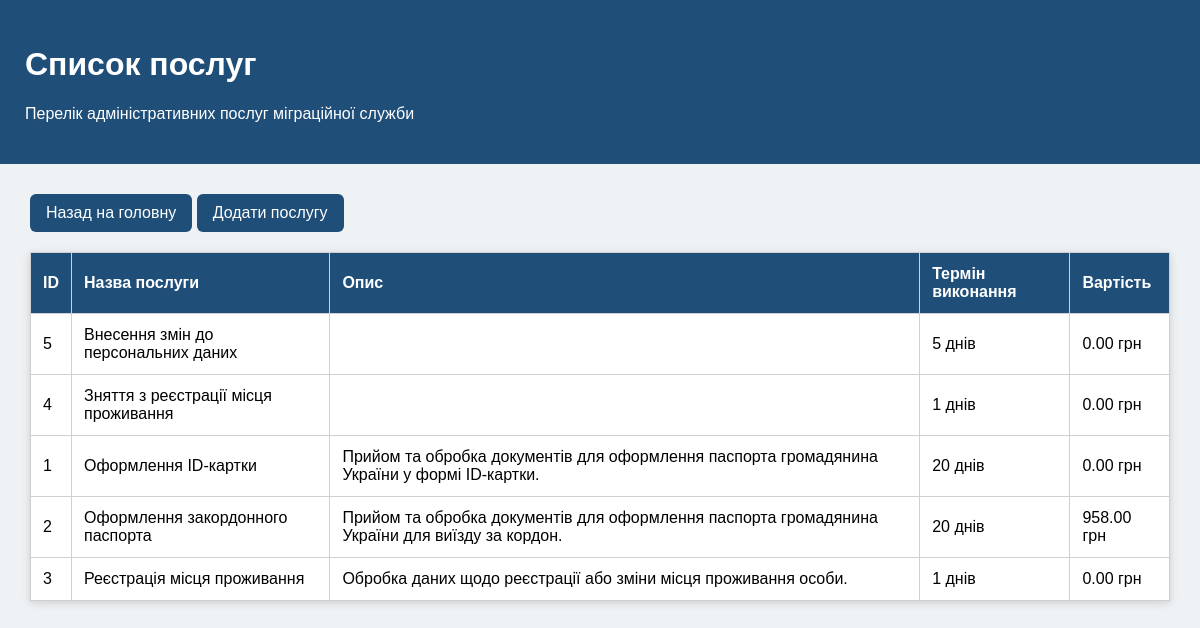
/services/ (signed in), run on the app's committed database.
### records/models.py (models this page shows, shortened)
class Service(models.Model):
    name = models.CharField("Назва послуги", max_length=100)
    description = models.TextField("Опис послуги", blank=True)
    processing_days = models.PositiveIntegerField("Термін виконання, днів")
    price = models.DecimalField("Вартість", max_digits=8, decimal_places=2, default=0)
    class Meta:
        verbose_name = "Послуга"
        verbose_name_plural = "Послуги"

### records/views.py (the view)
# urls.py: path("services/", views.services_list, name="services_list"),
@login_required
def services_list(request):
    services = Service.objects.all().order_by("name")
    context = {
        "services": services,
    }
    return render(request, "records/services_list.html", context)

### records/templates/records/services_list.html (shortened to what this page needs)
<!DOCTYPE html>
<html lang="uk">
<head>
</head>
<body>
    <div class="header">
        <h1>Список послуг</h1>
        <p>Перелік адміністративних послуг міграційної служби</p>
    </div>
    <div class="content">
        <a class="button" href="/">Назад на головну</a>
        <a class="button" href="/admin/records/service/add/">Додати послугу</a>
        <table>
            <tr>
                <th>ID</th>
                <th>Назва послуги</th>
                <th>Опис</th>
                <th>Термін виконання</th>
                <th>Вартість</th>
            </tr>
            {% for service in services %}
            <tr>
                <td>{{ service.id }}</td>
                <td>{{ service.name }}</td>
                <td>{{ service.description }}</td>
                <td>{{ service.processing_days }} днів</td>
                <td>{{ service.price }} грн</td>
            </tr>
            {% empty %}
            <tr>
                <td colspan="5">Послуг поки що немає.</td>
            </tr>
            {% endfor %}
        </table>
    </div>
</body>
</html>

### records/templates/records/services_list.html (style rules this page uses)
body { font-family: Arial, sans-serif; background-color: #eef2f5; margin: 0; }
.header { background-color: #1f4e79; color: white; padding: 25px; }
.content { padding: 30px; }
table { width: 100%; border-collapse: collapse; background-color: white; box-shadow: 0 2px 8px rgba(0,0,0,0.15); }
th, td { padding: 12px; border: 1px solid #d0d0d0; text-align: left; }
th { background-color: #1f4e79; color: white; }
.button { display: inline-block; background-color: #1f4e79; color: white; padding: 10px 16px; text-decoration: none; border-radius: 6px; margin-bottom: 20px; }

### data on the page
Service: id "5", name "Внесення змін до персональних даних", processing_days "5", price "0.00"
Service: id "4", name "Зняття з реєстрації місця проживання", processing_days "1", price "0.00"
Service: id "1", name "Оформлення ID-картки", description "Прийом та обробка документів для оформлення паспорта громадянина України у формі ID-картки.", processing_days "20", price "0.00"
Service: id "2", name "Оформлення закордонного паспорта", description "Прийом та обробка документів для оформлення паспорта громадянина України для виїзду за кордон.", processing_days "20", price "958.00"
Service: id "3", name "Реєстрація місця проживання", description "Обробка даних щодо реєстрації або зміни місця проживання особи.", processing_days "1", price "0.00"
